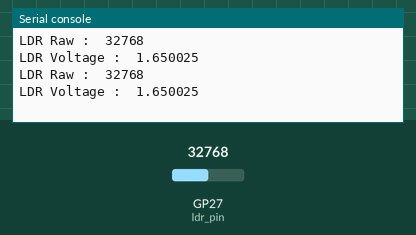
A program run on a simulated Raspberry Pi Pico running MicroPython. Shown: the last lines printed to the serial console. The inputs (shaded band) are chosen by the test bench; at power-on: GP27 (ldr_pin) = 32768 (analog values on the 0–65535 scale).

Above: at 1.2 s.
1.3 s: GP27 (ldr_pin) set to 45874
At 2.6 s:
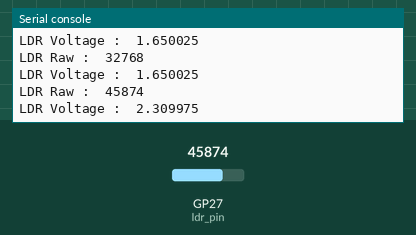
2.8 s: GP27 (ldr_pin) set to 57670
At 3.7 s:
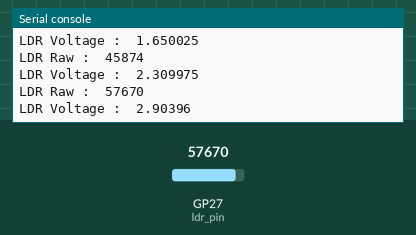
Timing chart, 0 to 5.8 s (numbered marks = the images above; inputs shaded):
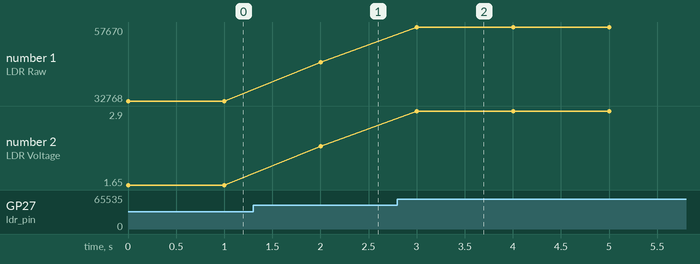

The program:

03_Light_LDR.py
```python
# Ref: https://RandomNerdTutorials.com/raspberry-pi-pico-analog-inputs-micropython/
#      https://docs.micropython.org/en/latest/library/machine.ADC.html

# Import Library
from machine import Pin, ADC
from time import sleep

# Pin Declaration
ldr_pin = 27

adc = ADC(ldr_pin)

while True:
  ldr_raw = adc.read_u16() # read value, 0-65535 across voltage range 0.0v - 3.3v
  ldr_volt = (ldr_raw/65535)*3.3
  print("LDR Raw : ", ldr_raw)
  print("LDR Voltage : ", ldr_volt)
  sleep(1)
```

Measured:
- after the input at 1.3 s, the serial console: prints a new line after 0.70 s (image 1)
- after the input at 2.8 s, the serial console: prints a new line after 0.20 s (image 2)
- plotted number 1: 32768 → 45874 after the input at 1.3 s, 45874 → 57670 after the input at 2.8 s
- plotted number 2: 1.65 → 2.31 after the input at 1.3 s, 2.31 → 2.9 after the input at 2.8 s
